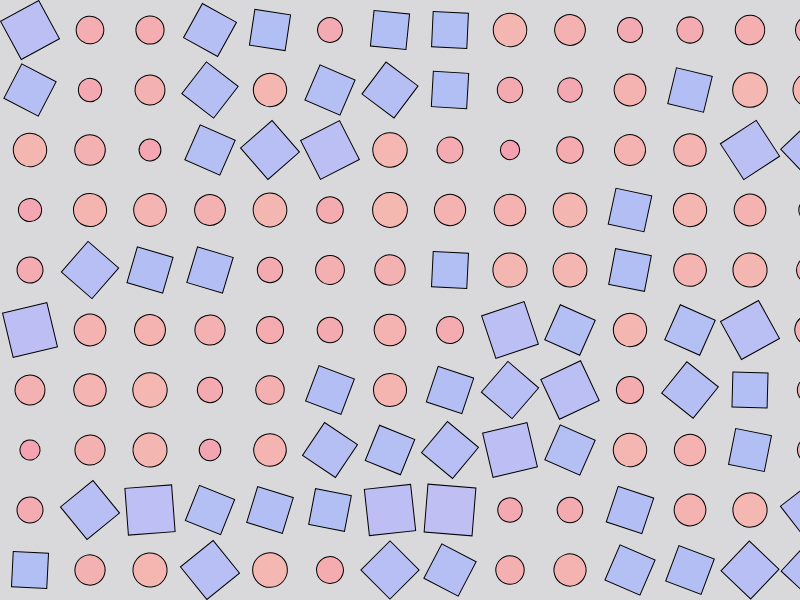
Frame 1 (no input)
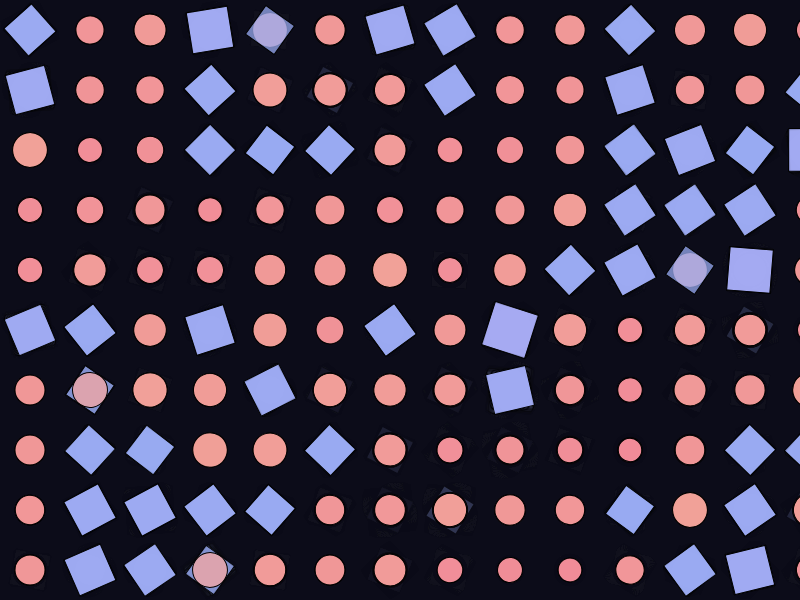
Frame 60 (no input)
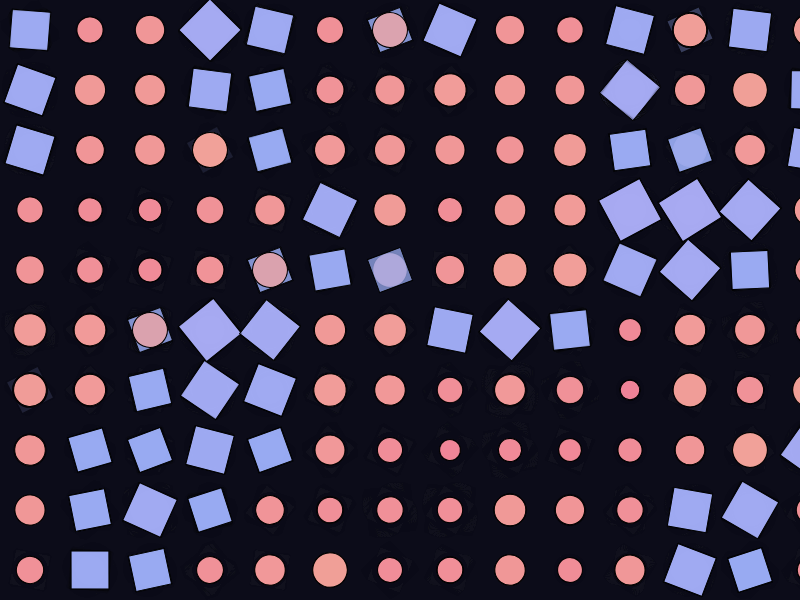
Frame 120 (the mouse pressed at the canvas centre since frame 60)

The p5.js sketch that drew these frames (run headless with seeded random() and noise() and a simulated clock; from frame 60 on, the mouse is pressed at the canvas centre):

// p5.js sketch
// ── sketch.js
function setup() {
    createCanvas(800, 600);
    let answer = 42;
    let fav = 8;
    console.log(answer + fav);
    console.log(answer - fav);
    console.log(answer * fav);
    console.log(answer / fav);
    let fruit1 = "banana";
    let fruit2 = "apple";
    console.log(fruit1 + fruit2);

    console.log(`i dont like ${fruit1}s and also ${fruit2}s`);
    console.log('cat'[1]);
    console.log(answer.toString());
    let determine = 42 ==43;
    const name  = 'tenframespersecond';
    let huh;
   
    console.log(``)
    console.log(huh);
    console.log(name);

}

function draw() {
  background(15, 18, 30, 40);

  let t = frameCount * 0.01;

  for (let x = 0; x < width; x += 60) {
    for (let y = 0; y < height; y += 60) {

      let n = noise(x * 0.01, y * 0.01, t);
      let size = map(n, 0, 1, 10, 60);

      push();
      translate(x + 30, y + 30);

      let angle = t + n * TWO_PI;
      rotate(angle);

      if (n > 0.5) {
        fill(120 + n * 80, 180, 255, 180);
        rectMode(CENTER);
        rect(0, 0, size, size);
      } else {
        fill(255, 120 + n * 100, 160, 180);
        ellipse(0, 0, size, size);
      }

      pop();
    }
  }
}
